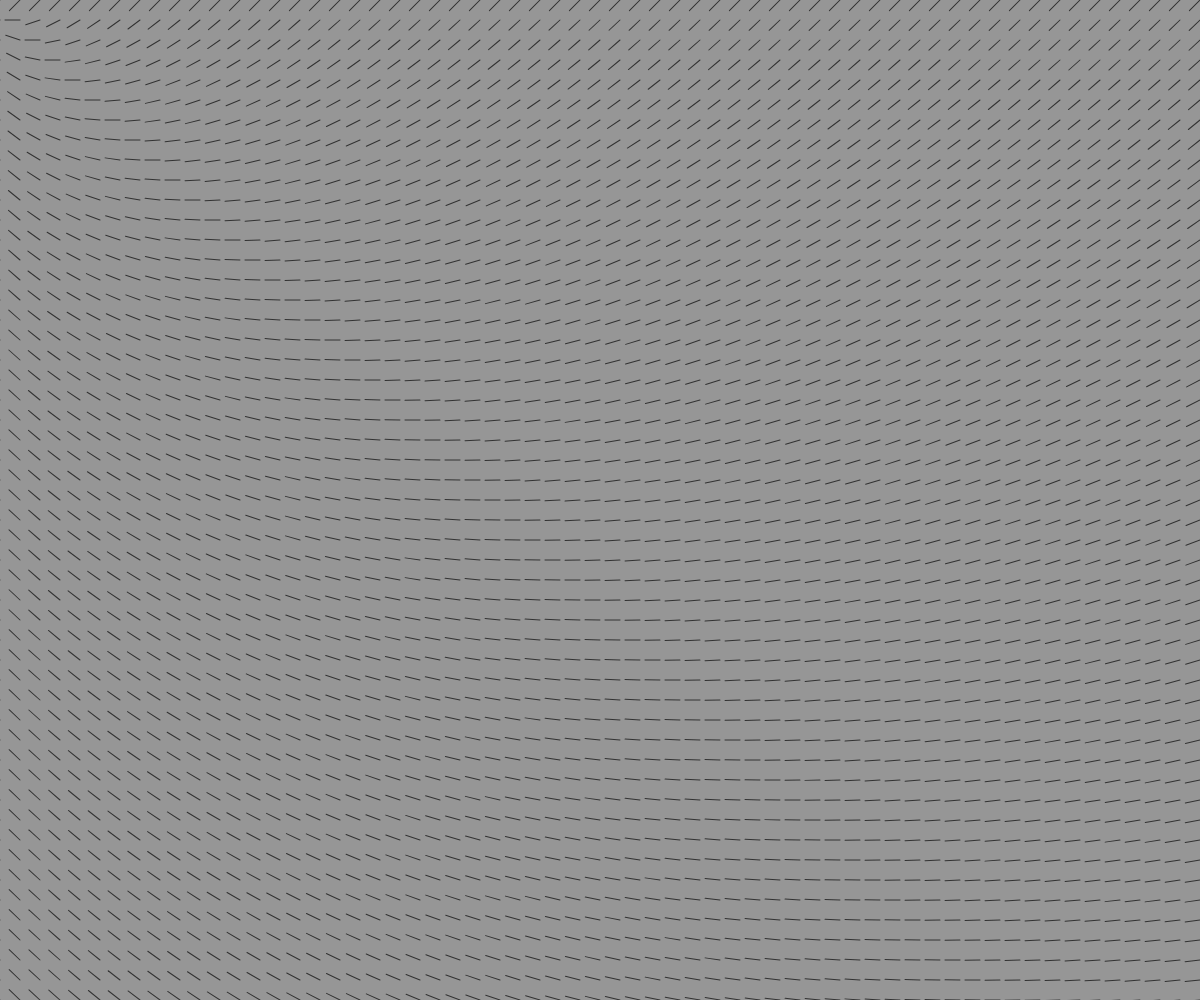
Frame 1 (no input)
Frame 60 (no input): identical to frame 1, image omitted
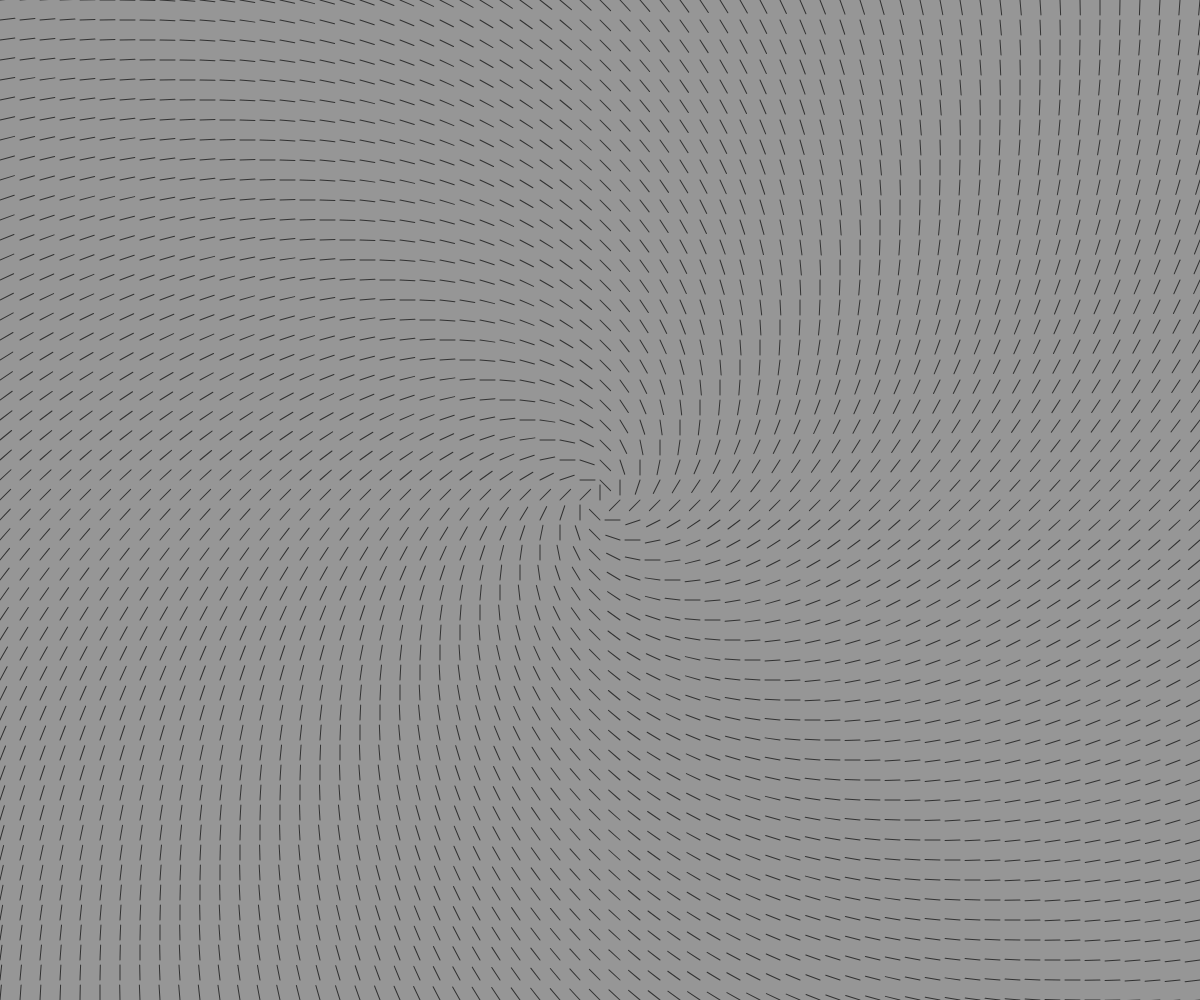
Frame 120 (the mouse pressed at the canvas centre since frame 60)

The p5.js sketch that drew these frames (run headless with seeded random() and noise() and a simulated clock; from frame 60 on, the mouse is pressed at the canvas centre):

// p5.js sketch
// ── sketch.js
/* ***********************************************************
 * ******* SIMULACION LABORATORIO AVANZADO 3 *****************
 * ***********************************************************
 * * Author: Fabian Castaño                                  *
 * * Institution: University of Antioquia                    *
 * * Course: Laboratorio avanzado 3                          *
 * ***********************************************************/

var locs = [];

function setup() {
  createCanvas(windowWidth, windowHeight);

  var res = 20;
  var countX = ceil(width / res) + 1;
  var countY = ceil(height / res) + 1;

  for (var j = 0; j < countY; j++) {
    for (var i = 0; i < countX; i++) {
      locs.push(new p5.Vector(res * i, res * j));
    }
  };

  noFill();
  stroke(50);
}

function draw() {
  background(150);
  for (var i = locs.length - 1; i >= 0; i--) {
    var h = calcVec(locs[i].x - mouseX, locs[i].y - mouseY);
    push();
    translate(locs[i].x, locs[i].y);
    rotate(h.heading());
    line(0, 0, 0, - 15);
    pop();
  };
}

function calcVec(x, y) {
  return new p5.Vector(y - x, - x - y);
}
